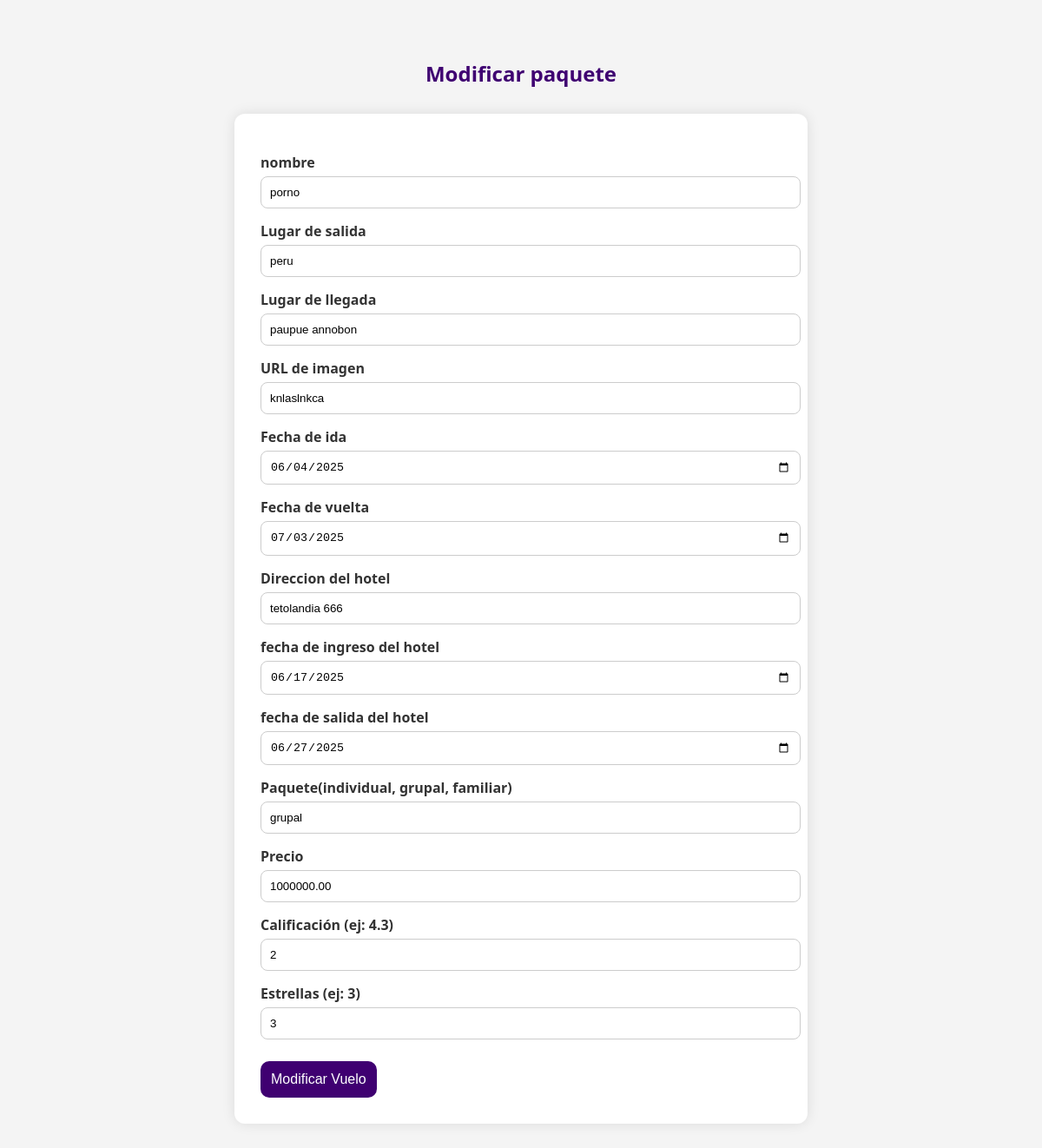
The page /modificacion_apaquete.php?id_paquetes=1 (signed in) on the database its author committed.
### tables this page shows
CREATE TABLE `paquetes` (
  `id` int(10) NOT NULL,
  `nombre` varchar(100) NOT NULL,
  `lugar_de_salida` varchar(100) NOT NULL,
  `lugar_de_llegada` varchar(100) NOT NULL,
  `imagen` varchar(255) NOT NULL,
  `fecha_ida` date NOT NULL,
  `fecha_vuelta` date NOT NULL,
  `direccion` varchar(50) NOT NULL,
  `fecha_ingreso` date NOT NULL,
  `fecha_salida` date NOT NULL,
  `paquete` enum('individual','grupal','familiar') DEFAULT NULL,
  `calificacion` float NOT NULL,
  `estrellas` int(11) NOT NULL,
  `precio` decimal(10,2) NOT NULL
);

### modificacion_apaquete.php (the view, shortened to what this page needs)
<?php
include 'conexion.php';
$id_paquetes = $_GET['id_paquetes'];
$resultado = mysqli_query($conexion, "SELECT * FROM paquetes WHERE id = $id_paquetes");
$paquetes = mysqli_fetch_assoc($resultado);
?>
<!DOCTYPE html>
<html lang="es">
<head>
</head>
<body>
<h2 style="text-align:center; color:#3f0071;">Modificar paquete</h2>
<form method="POST">
    <label>nombre</label>
    <input type="text" name="nombre" value="<?php echo $paquetes['nombre']; ?>" required>
    <label>Lugar de salida</label>
    <input type="text" name="lugar_de_salida" value="<?php echo $paquetes['lugar_de_salida']; ?>" required>
    <label>Lugar de llegada</label>
    <input type="text" name="lugar_de_llegada" value="<?php echo $paquetes['lugar_de_llegada']; ?>" required>
    <label>URL de imagen</label>
    <input type="text" name="imagen" value="<?php echo $paquetes['imagen']; ?>" required>
    <label>Fecha de ida</label>
    <input type="date" name="fecha_ida" value="<?php echo $paquetes['fecha_ida']; ?>" required>
    <label>Fecha de vuelta</label>
    <input type="date" name="fecha_vuelta" value="<?php echo $paquetes['fecha_vuelta']; ?>" required>
    <label>Direccion del hotel</label>
    <input type="text" name="direccion" value="<?php echo $paquetes['direccion']; ?>" required>
    <label>fecha de ingreso del hotel</label>
    <input type="date" name="fecha_ingreso" value="<?php echo $paquetes['fecha_ingreso']; ?>" required>
    <label>fecha de salida del hotel</label>
    <input type="date" name="fecha_salida" value="<?php echo $paquetes['fecha_salida']; ?>" required>
    <label>Paquete(individual, grupal, familiar)</label>
    <input type="text" name="paquete" value="<?php echo $paquetes['paquete']; ?>" required>
    <label>Precio</label>
    <input type="text" name="precio" value="<?php echo $paquetes['precio']; ?>" required>
    <label>Calificación (ej: 4.3)</label>
    <input type="number" step="0.1" min="0" max="5" name="calificacion" value="<?php echo $paquetes['calificacion']; ?>" required>
    <label>Estrellas (ej: 3)</label>
    <input type="number" min="1" max="5" name="estrellas" value="<?php echo $paquetes['estrellas']; ?>" required>
    <button type="submit">Modificar Vuelo</button>
</form>
</body>
</html>

### modificacion_apaquete.php (style rules this page uses)
body { font-family: 'Segoe UI', sans-serif; background: #f4f4f4; padding: 40px; }
h2 { margin-bottom: 30px; }
form { background: white; max-width: 600px; margin: auto; padding: 30px; border-radius: 12px; box-shadow: 0 0 15px rgba(0,0,0,0.1); }
label { display: block; margin-top: 15px; font-weight: bold; color: #333; }
input { width: 100%; padding: 10px; border: 1px solid #ccc; border-radius: 8px; margin-top: 5px; }
button { margin-top: 25px; padding: 12px; background-color: #3f0071; color: white; font-size: 16px; border: none; border-radius: 10px; cursor: pointer; transition: 0.3s ease; }

### rows shown on the page
paquetes: nombre "porno", lugar_de_salida "peru", lugar_de_llegada "paupue annobon", imagen "knlaslnkca", fecha_ida "06/04/2025", fecha_vuelta "07/03/2025", direccion "tetolandia 666", fecha_ingreso "06/17/2025", fecha_salida "06/27/2025", paquete "grupal", precio "1000000.00", calificacion "2", estrellas "3"
